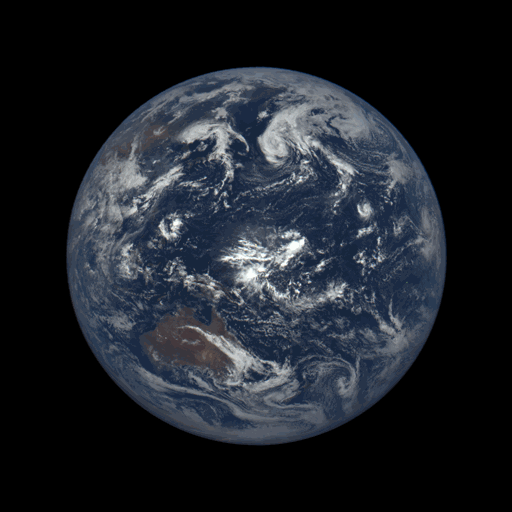
#> input picture imagenes/tierra.gif, 512 x 512 px, found by its file name
$ python imagenes.py
#> lines starting #> are read from the running program, lines starting #| are printed output that depends on the picture
from PIL import Image

# [14 lines left out: function roll, not called in this run]
def cantidad_frames(imagen):
    cantidad_frames = 0
    try:
        while 1:
            im.seek(cantidad_frames) #va al frame
            cantidad_frames+=1
    except EOFError:
        pass
    return cantidad_frames-1


#problemas con imagenes no cuadradas

im = Image.open("tierra.gif")
#> im is the input picture: PIL image 512x512 P; mean R, G, B 30, 34.1, 40.6
#im = Image.open("asd.png")

print(im.format, im.size, im.mode)
#| GIF (512, 512) P
#> after the loop in cantidad_frames, `while 1:`:
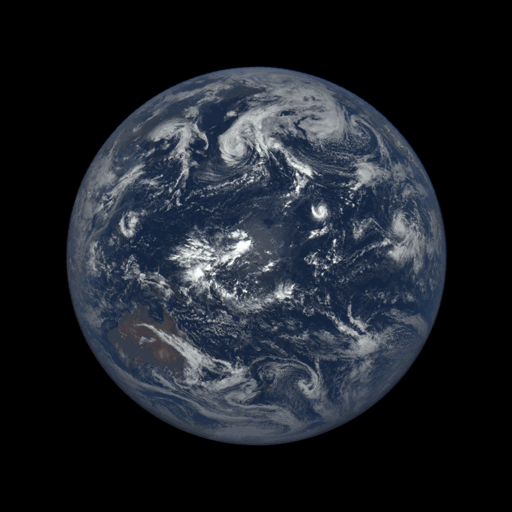
#> im: PIL image 512x512 RGB; mean R, G, B 29.3, 33.6, 40.3
#> after the loop in cantidad_frames, `while 1:`: cantidad_frames = 22

frames = cantidad_frames(im)+1 #asumiendo que los frames da vuelta 360
#> frames = 22
print( "Cantidad de frames en la imagen",frames)
#| Cantidad de frames en la imagen 22


secuencia = []
for i in range(frames):
    #el movimiento de la imagen seria a traves del indice
    indice = i
    #im.seek(indice)
    print("En base al indice: ",indice)


    #4 imagenes en 4 angulos para rotacion izquierda
    angulos = [0.0, 90.0, 180.0, 270.0]
    #para rotacion negativa (hacia la derecha)
    rotacion = -1
    #angulos = [0.0, , -180.0, -270.0]
    def angulo_a_frame(angulo,frames):
        return int( round( angulo * frames / 360.0) )


    caras = []
    for angulo in angulos:
        frame_angulo = (angulo_a_frame(angulo, frames )+indice) % frames
        print ("para angulo", angulo,"es necesario ir al frame ",frame_angulo)
#> (the run stopped early here; a loop or call above may not have finished)
